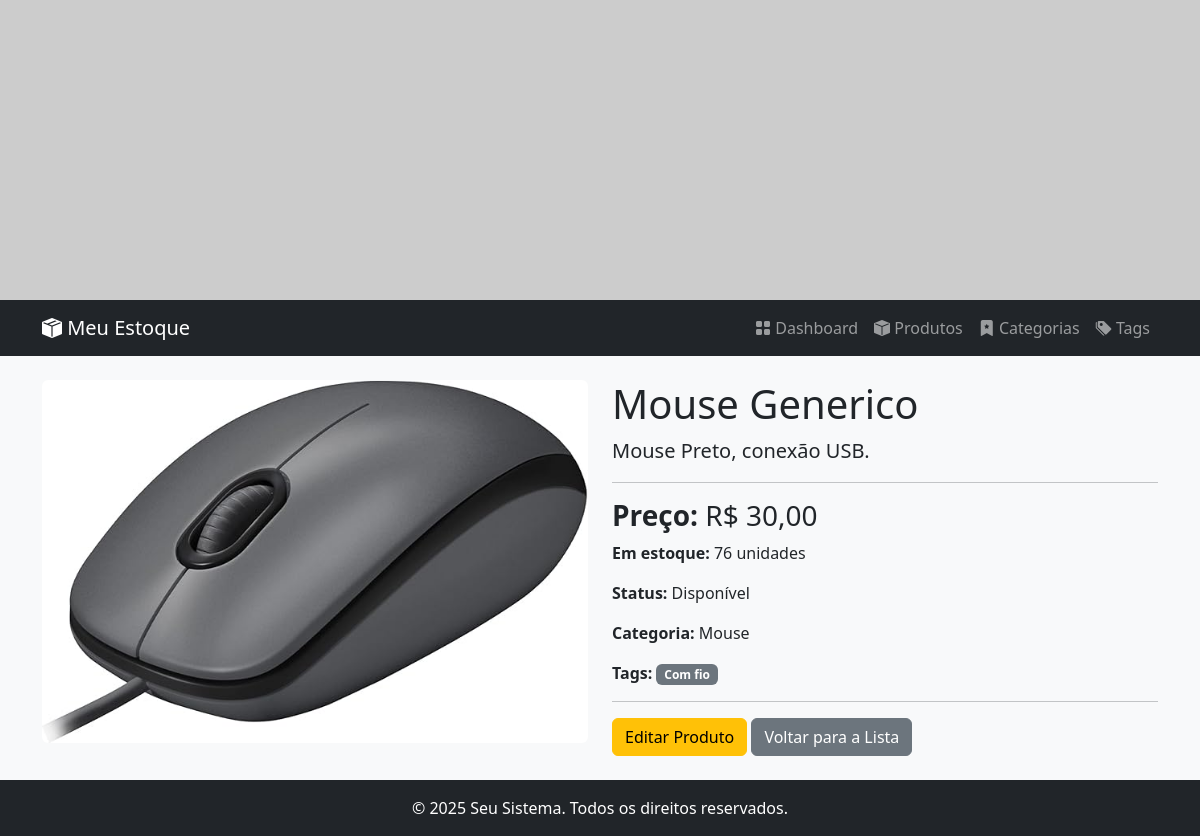
The app's page /estoque/produtos/1/ with its own data.
### estoque/models.py (models this page shows, shortened)
class Produto(models.Model):
    nome = models.CharField(
        max_length=100,
        verbose_name="Nome do produto",
        help_text="Nome do produto"
        )
    descricao = models.TextField(
        verbose_name="Descrição",
        help_text="Descrição detalhada do produto",
        default="N/A"
        )
    preco = models.DecimalField(
        max_digits=10,
        decimal_places=2,
        verbose_name="Preço",
        help_text="Preço de venda do produto",
        default=0.0
    )
    estoque = models.PositiveIntegerField(
        default=0,
        verbose_name="Qt de produtos",
        help_text="Quantidade do produto em estoque"
    )
    disponivel = models.BooleanField(
        default=True,
        verbose_name="Produto Disponivel",
        help_text="Indica se o produto está disponível para venda"
    )
    imagem = models.ImageField(
        upload_to='produtos/',
        blank=True,
        null=True,
        help_text="Imagem de exibição do produto"
    )
    data_criacao = models.DateTimeField(
        verbose_name="Data de criação",
        auto_now_add=True
    )
    data_atualizacao = models.DateTimeField(
        verbose_name="Data de atualização",
        auto_now=True
    )
    categoria = models.ForeignKey(
        Categoria,
        on_delete=models.SET_NULL,
        null=True,  # <-- Permite que o valor no banco de dados seja NULO
        blank=True, # <-- Permite que o campo no admin/formulários fique em branco
        related_name="produtos"
    )
    tag = models.ManyToManyField (
        Protuto_Tag,
        related_name="produto_tags"
    )
    class Meta:
        verbose_name = "Produto"
        verbose_name_plural = "Produtos"
        ordering = ['nome']

class Categoria(models.Model):
    identificacao = models.CharField(max_length=100,
        verbose_name="Identificacao",
        help_text="Informe a identificação da categoria",
        unique=True,
    )
    descricao = models.TextField (
        verbose_name="Descrição",
        help_text="Informe a descrição da categoria",
        default="N/A",
    )
    class Meta:
        verbose_name = "Categoria"
        verbose_name_plural = "Categorias"
    data_criacao = models.DateTimeField(
        verbose_name="Data de criação",
        auto_now_add=True
    )

class Protuto_Tag(models.Model):
    identificacao = models.CharField(max_length=100,
        verbose_name="Identificacao",
        help_text="Informe a identificação da tag",
        unique=True)
    descricao = models.TextField (
        verbose_name="Descrição",
        help_text="Informe a descrição da categoria",
        default="N/A",
    )
    class Meta:
        verbose_name = "Tag"
        verbose_name_plural = "Tags"

### estoque/views.py (the view)
# urls.py: path('produtos/<int:pk>/', views.ProdutoDetailView.as_view(), name='produto_detail'),
class ProdutoDetailView(DetailView):
    model = Produto
    template_name = 'estoque/produto_detail.html'
    context_object_name = 'produto'

### estoque/templates/estoque/produto_detail.html (shortened to what this page needs)
{% extends 'estoque/base.html' %}
{% block content %}
<div class="row">
    <div class="col-md-6">
        {% if produto.imagem %}
        <img src="{{ produto.imagem.url }}" class="img-fluid rounded" alt="{{ produto.nome }}">
        {% else %}
        <img src="https://via.placeholder.com/600x400.png?text=Sem+Imagem" class="img-fluid rounded" alt="Sem Imagem">
        {% endif %}
    </div>
    <div class="col-md-6">
        <h1>{{ produto.nome }}</h1>
        <p class="lead">{{ produto.descricao }}</p>
        <hr>
        <h3><strong>Preço:</strong> R$ {{ produto.preco }}</h3>
        <p><strong>Em estoque:</strong> {{ produto.estoque }} unidades</p>
        <p><strong>Status:</strong> {% if produto.disponivel %}Disponível{% else %}Indisponível{% endif %}</p>
        <p><strong>Categoria:</strong> {{ produto.categoria.identificacao|default:"N/A" }}</p>
        <div>
            <strong>Tags:</strong>
            {% for tag in produto.tag.all %}
            <span class="badge bg-secondary">{{ tag.identificacao }}</span>
            {% empty %}
            <span class="badge bg-light text-dark">Nenhuma tag</span>
            {% endfor %}
        </div>
        <hr>
        <a href="{% url 'estoque:produto_update' produto.pk %}" class="btn btn-warning">Editar Produto</a>
        <a href="{% url 'estoque:produto_list' %}" class="btn btn-secondary">Voltar para a Lista</a>
    </div>
</div>
{% endblock %}

### estoque/templates/estoque/base.html (style rules this page uses)
body { background-color: #f8f9fa; }

### records on screen
Produto: imagem (picture), nome "Mouse Generico", descricao "Mouse Preto, conexão USB.", preco "30,00", estoque "76", categoria.identificacao "Mouse"
Protuto_Tag: identificacao "Com fio"
